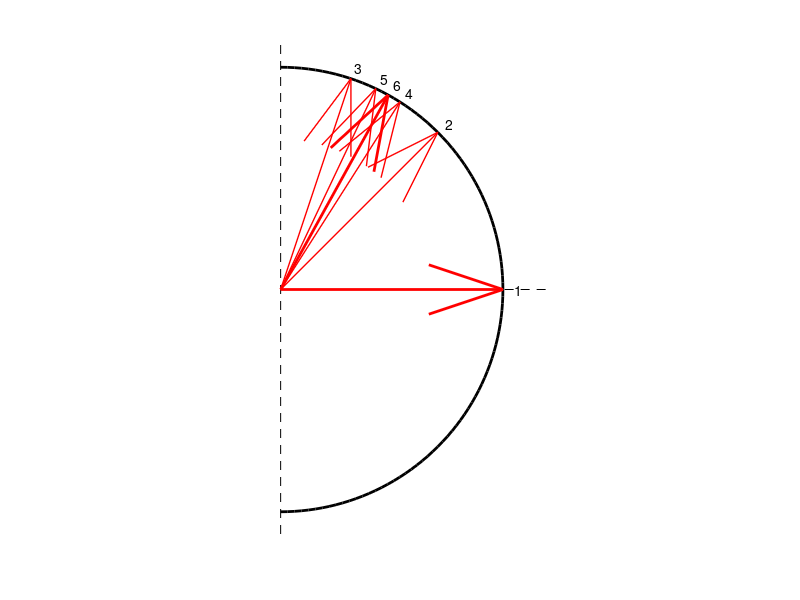
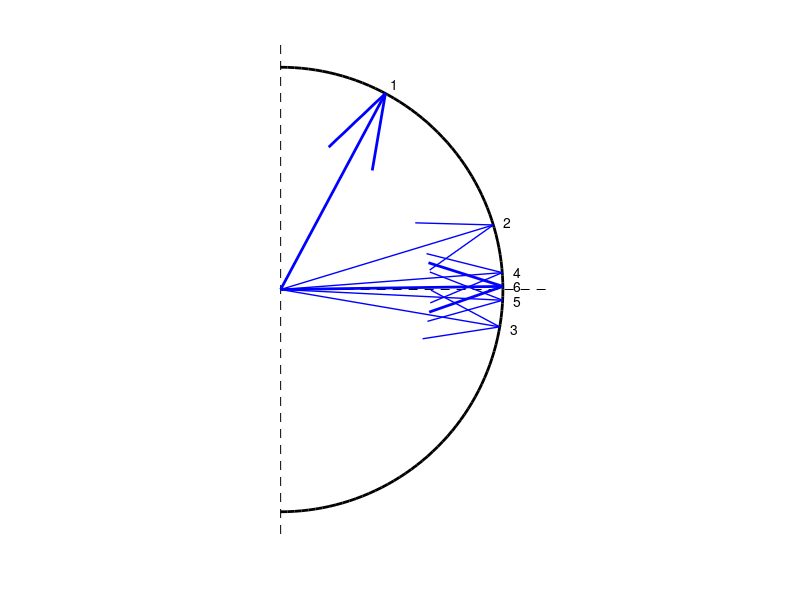
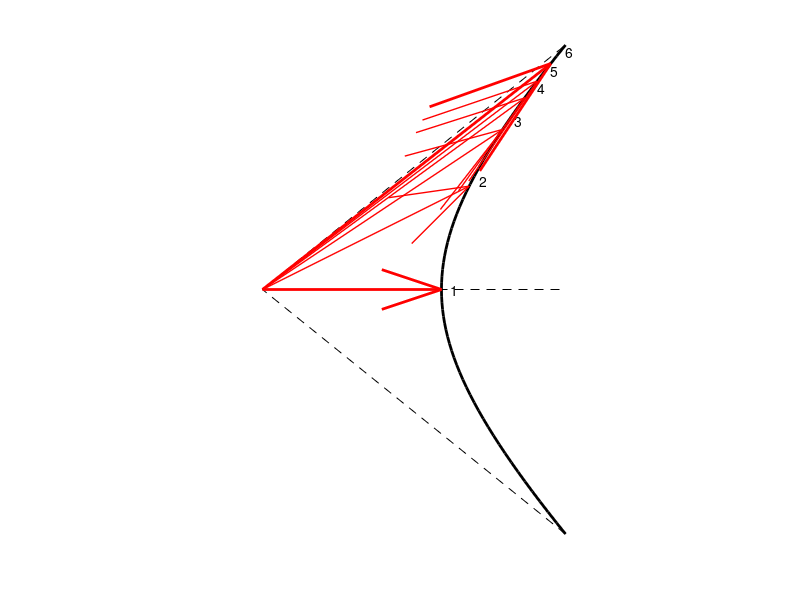
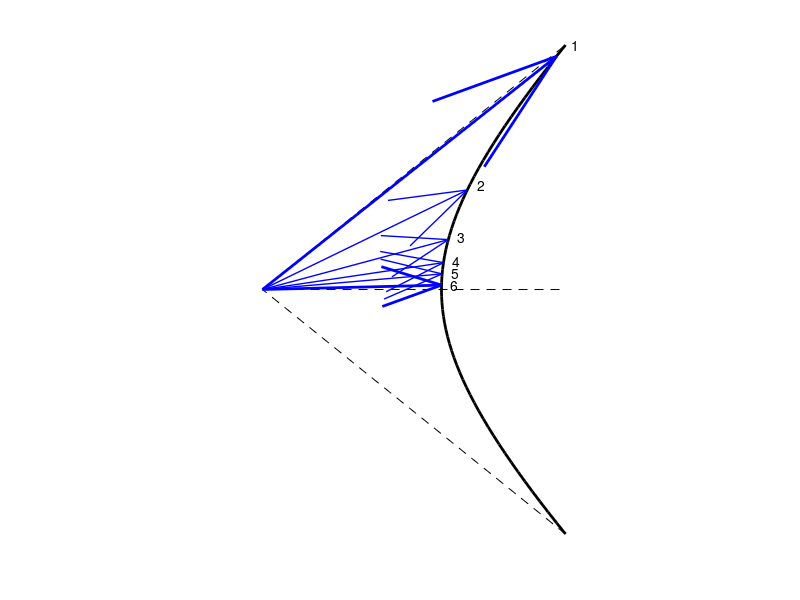

MATLAB code to generate these figures, in order:
% script RR_cordic_viz
% Just draws some pretty pictures illustrating CORDIC at work.
% Renaissance Robotics codebase, Chapter 1, https://github.com/tbewley/RR
% Copyright 2021 by Thomas Bewley, distributed under BSD 3-Clause License.

R=1.05; width=[2 1 1 1 1 2];

figure(1), clf, th=[-pi/2:pi/100:pi/2]
plot(cos(th),sin(th),'k-','LineWidth',2), axis equal, axis off, hold on
plot([0 1.2],[0 0],'k--'); plot([0 0],[-1.1 1.1],'k--');
angles=[0.78540, 0.46365, 0.24498, 0.12435, 0.06242, 0.03124, 0.01562];
v=[1; 0]; z=1.05;
for i=1:6
    quiver(0,0,v(1),v(2),0,'r-','LineWidth',width(i))
    text(R*v(1),R*v(2),int2str(i))
    sigma=sign(z); 
    v=[cos(sigma*angles(i)), -sin(sigma*angles(i)); ...
       sin(sigma*angles(i)),  cos(sigma*angles(i))]*v;
    z=z-sigma*angles(i)
end
print -depsc CORDIC1.eps

figure(2), clf, th=[-pi/2:pi/100:pi/2]
plot(cos(th),sin(th),'k-','LineWidth',2), axis equal, axis off, hold on
plot([0 1.2],[0 0],'k--'); plot([0 0],[-1.1 1.1],'k--');
v=[cos(1.08); sin(1.08)];
for i=1:6
    quiver(0,0,v(1),v(2),0,'b-','LineWidth',width(i))
    text(R*v(1),R*v(2),int2str(i))
    sigma=-sign(v(2)); 
    v=[cos(sigma*angles(i)), -sin(sigma*angles(i)); ...
       sin(sigma*angles(i)),  cos(sigma*angles(i))]*v;
end
print -depsc CORDIC2.eps

figure(3), clf, c=1.118173; th=[-c:c/30:c];
x=cosh(th); y=sinh(th); plot(x,y,'k-','LineWidth',2), axis equal, axis off, hold on
plot([0 cosh(c)],[0 0],'k--')
plot([cosh(c) 0 cosh(c)],[-sinh(c) 0 sinh(c)],'k--')
angles=[0.54931, 0.25541, 0.12566, 0.06258, 0.06258, 0.03126, 0.01563];
v=[1; 0]; z=1.05;
for i=1:6
    quiver(0,0,v(1),v(2),0,'r-','LineWidth',width(i))
    text(R*v(1),R*v(2),int2str(i))
    sigma=sign(z); 
    v=[cosh(sigma*angles(i)), sinh(sigma*angles(i)); ...
       sinh(sigma*angles(i)), cosh(sigma*angles(i))]*v;
    z=z-sigma*angles(i)
end
print -depsc CORDIC3.eps

figure(4), clf, c=1.118173; th=[-c:c/30:c];
x=cosh(th); y=sinh(th); plot(x,y,'k-','LineWidth',2), axis equal, axis off, hold on
plot([0 cosh(c)],[0 0],'k--')
plot([cosh(c) 0 cosh(c)],[-sinh(c) 0 sinh(c)],'k--')
v=[cosh(1.08); sinh(1.08)];
for i=1:6
    quiver(0,0,v(1),v(2),0,'b-','LineWidth',width(i))
    text(R*v(1),R*v(2),int2str(i))
    sigma=-sign(v(2)); 
    v=[cosh(sigma*angles(i)), sinh(sigma*angles(i)); ...
       sinh(sigma*angles(i)), cosh(sigma*angles(i))]*v;
end
print -depsc CORDIC4.eps

figure(5), clf,
plot([1 1],[-2 2],'k-','LineWidth',2), axis equal, axis off, hold on
plot([0 1.3],[0 0],'k--')
plot([1 0 1],[-2 0 2],'k--')
f=[1 0.5, 0.25, 0.125, 0.0625, 0.03125, 0.015625];
v=[1; 0]; z=1.95;
for i=1:6
    quiver(0,0,v(1),v(2),0,'r-','LineWidth',width(i))
    text(R*v(1),R*v(2),int2str(i))
    sigma=sign(z); 
    v=[1,                0; ...
       sigma*f(i), 1]*v;
    z=z-sigma*f(i);
end
print -depsc CORDIC5.eps

figure(6), clf, 
plot([1 1],[-2 2],'k-','LineWidth',2), axis equal, axis off, hold on
plot([0 1.3],[0 0],'k--')
v=[1; 1.8];
for i=1:6
    quiver(0,0,v(1),v(2),0,'b-','LineWidth',width(i))
    text(R*v(1),R*v(2),int2str(i))
    sigma=-sign(v(2)); 
    v=[1,          0; ...
       sigma*f(i), 1]*v;
end
print -depsc CORDIC6.eps
